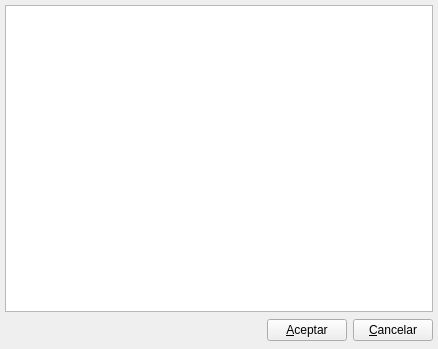
<ui version="4.0" >
 <author>Tomeu Borras Riera</author>
 <comment></comment>
 <exportmacro></exportmacro>
 <class>ListZonaComercialBase</class>
 <widget class="QWidget" name="ListZonaComercialBase" >
  <property name="geometry" >
   <rect>
    <x>0</x>
    <y>0</y>
    <width>438</width>
    <height>349</height>
   </rect>
  </property>
  <property name="windowTitle" >
   <string>Zonas comerciales</string>
  </property>
  <property name="windowIcon" >
   <iconset resource="../../../bulmages.qrc" >:/Bulmafact32x32/images/png/32x32/i_bulmages_gestortareas_mas.32x32.png</iconset>
  </property>
  <layout class="QVBoxLayout" >
   <property name="margin" >
    <number>5</number>
   </property>
   <property name="spacing" >
    <number>5</number>
   </property>
   <item>
    <widget class="ListZonaComercialSubForm" name="mui_listado" />
   </item>
   <item>
    <layout class="QHBoxLayout" >
     <property name="margin" >
      <number>0</number>
     </property>
     <property name="spacing" >
      <number>6</number>
     </property>
     <item>
      <spacer>
       <property name="orientation" >
        <enum>Qt::Horizontal</enum>
       </property>
       <property name="sizeHint" >
        <size>
         <width>277</width>
         <height>27</height>
        </size>
       </property>
      </spacer>
     </item>
     <item>
      <widget class="QPushButton" name="mui_aceptar" >
       <property name="text" >
        <string>&amp;Aceptar</string>
       </property>
      </widget>
     </item>
     <item>
      <widget class="QPushButton" name="mui_cancelar" >
       <property name="text" >
        <string>&amp;Cancelar</string>
       </property>
      </widget>
     </item>
    </layout>
   </item>
  </layout>
 </widget>
 <layoutdefault spacing="2" margin="6" />
 <pixmapfunction></pixmapfunction>
 <customwidgets>
  <customwidget>
   <class>ListZonaComercialSubForm</class>
   <extends>QTableWidget</extends>
   <header>listzonacomercialview.h</header>
   <container>0</container>
   <pixmap></pixmap>
  </customwidget>
 </customwidgets>
 <resources>
  <include location="../../bulmages.qrc" />
  <include location="../../../bulmages.qrc" />
 </resources>
 <connections>
  <connection>
   <sender>mui_cancelar</sender>
   <signal>clicked()</signal>
   <receiver>ListZonaComercialBase</receiver>
   <slot>close()</slot>
   <hints>
    <hint type="sourcelabel" >
     <x>311</x>
     <y>563</y>
    </hint>
    <hint type="destinationlabel" >
     <x>6</x>
     <y>564</y>
    </hint>
   </hints>
  </connection>
 </connections>
</ui>
